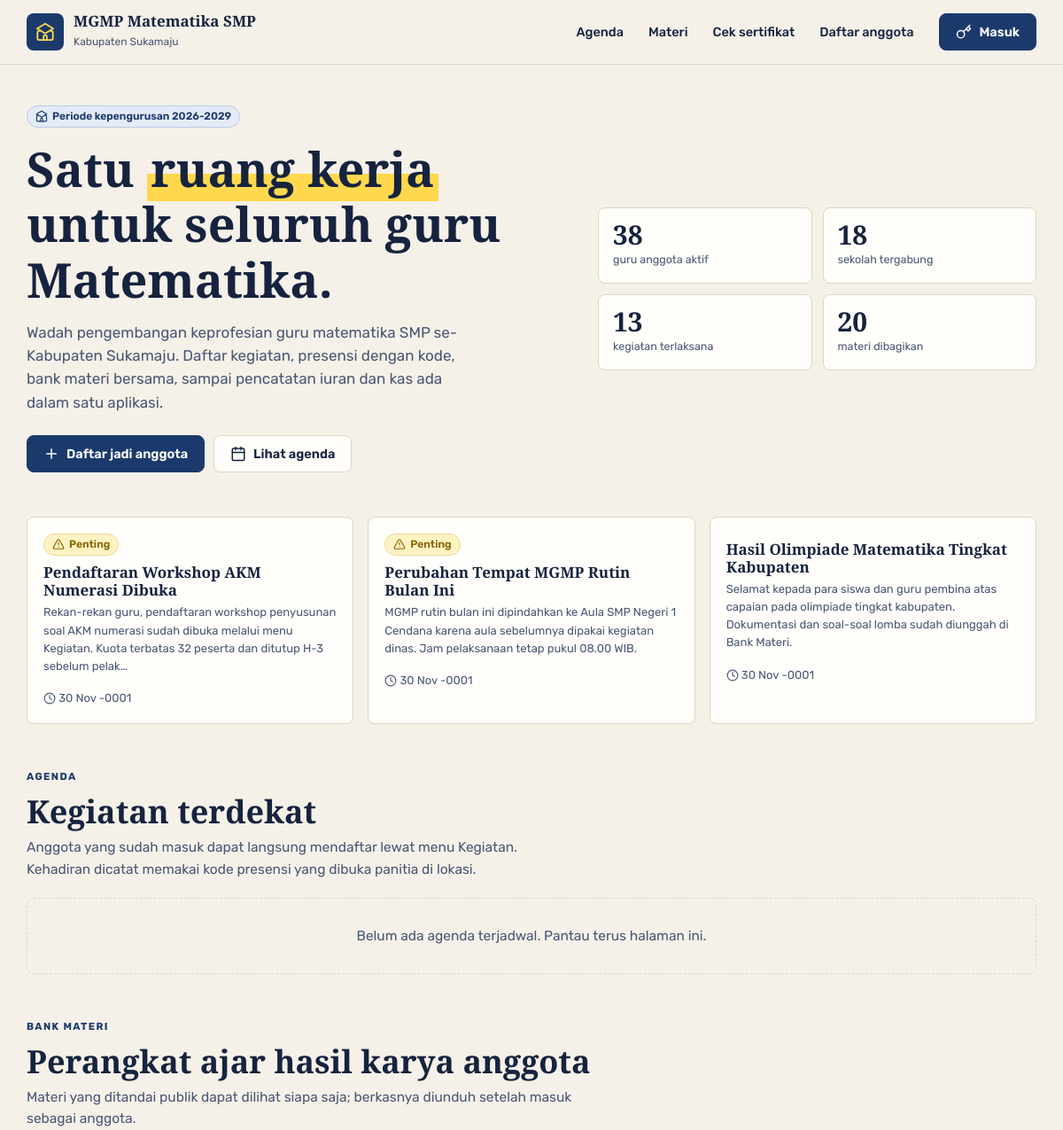
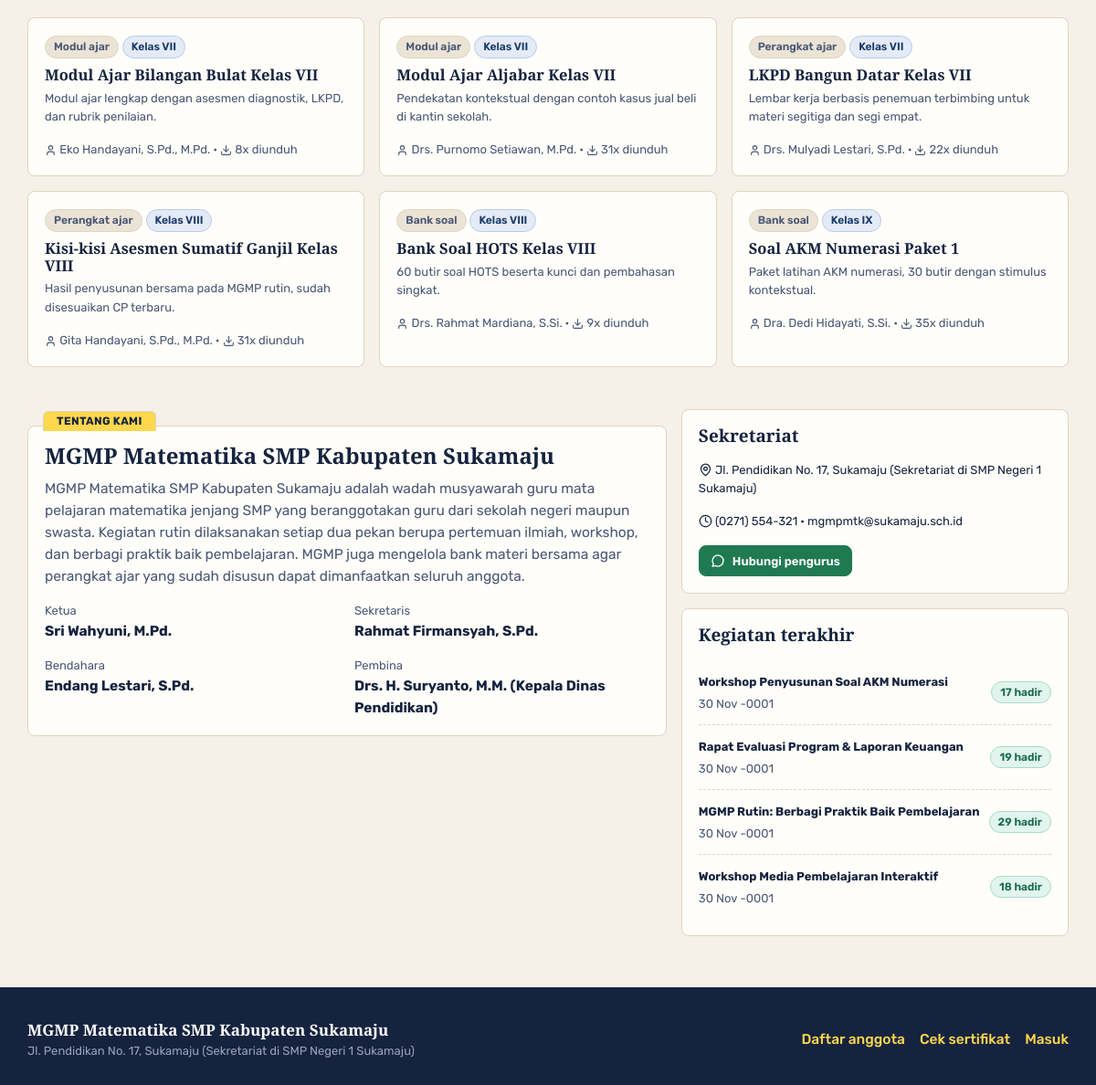
The page / on the database its author committed (2 pictures, top to bottom).
### tables this page shows
CREATE TABLE `pengaturan` (
  `id` TINYINT UNSIGNED NOT NULL PRIMARY KEY,
  `nama` VARCHAR(120) NOT NULL,
  `mapel` VARCHAR(60) NOT NULL,
  `jenjang` VARCHAR(20) NOT NULL,
  `wilayah` VARCHAR(80) NOT NULL,
  `sekretariat` VARCHAR(200) DEFAULT NULL,
  `telepon` VARCHAR(30) DEFAULT NULL,
  `email` VARCHAR(120) DEFAULT NULL,
  `whatsapp` VARCHAR(20) DEFAULT NULL,
  `ketua` VARCHAR(100) DEFAULT NULL,
  `sekretaris` VARCHAR(100) DEFAULT NULL,
  `bendahara` VARCHAR(100) DEFAULT NULL,
  `pembina` VARCHAR(100) DEFAULT NULL,
  `periode` VARCHAR(20) DEFAULT NULL,
  `iuran_bulanan` INT UNSIGNED NOT NULL DEFAULT 0,
  `menit_presensi` SMALLINT UNSIGNED NOT NULL DEFAULT 120,
  `tagline` VARCHAR(160) DEFAULT NULL,
  `tentang` TEXT,
  `logo` VARCHAR(120) DEFAULT NULL
);

CREATE TABLE `pengumuman` (
  `id` INT UNSIGNED NOT NULL AUTO_INCREMENT PRIMARY KEY,
  `judul` VARCHAR(150) NOT NULL,
  `isi` TEXT NOT NULL,
  `penting` TINYINT(1) NOT NULL DEFAULT 0,
  `publik` TINYINT(1) NOT NULL DEFAULT 1,
  `dibuat_oleh` INT UNSIGNED DEFAULT NULL,
  `created_at` DATETIME NOT NULL,
  CONSTRAINT `fk_pg_ang` FOREIGN KEY (`dibuat_oleh`) REFERENCES `anggota` (`id`) ON DELETE SET NULL
);

CREATE TABLE `materi` (
  `id` INT UNSIGNED NOT NULL AUTO_INCREMENT PRIMARY KEY,
  `judul` VARCHAR(150) NOT NULL,
  `kategori` ENUM('perangkat','modul','soal','media','regulasi','lainnya') NOT NULL DEFAULT 'perangkat',
  `kelas` VARCHAR(20) DEFAULT NULL,
  `deskripsi` TEXT,
  `file` VARCHAR(160) NOT NULL,
  `nama_asli` VARCHAR(160) NOT NULL,
  `ukuran` INT UNSIGNED NOT NULL DEFAULT 0,
  `anggota_id` INT UNSIGNED DEFAULT NULL,
  `kegiatan_id` INT UNSIGNED DEFAULT NULL,
  `status` ENUM('menunggu','disetujui','ditolak') NOT NULL DEFAULT 'menunggu',
  `publik` TINYINT(1) NOT NULL DEFAULT 0,
  `catatan` VARCHAR(200) DEFAULT NULL,
  `unduhan` INT UNSIGNED NOT NULL DEFAULT 0,
  `created_at` DATETIME NOT NULL,
  KEY `idx_status` (`status`),
  CONSTRAINT `fk_mt_ang` FOREIGN KEY (`anggota_id`) REFERENCES `anggota` (`id`) ON DELETE SET NULL,
  CONSTRAINT `fk_mt_keg` FOREIGN KEY (`kegiatan_id`) REFERENCES `kegiatan` (`id`) ON DELETE SET NULL
);

CREATE TABLE `anggota` (
  `id` INT UNSIGNED NOT NULL AUTO_INCREMENT PRIMARY KEY,
  `nuptk` VARCHAR(20) DEFAULT NULL,
  `nama` VARCHAR(100) NOT NULL,
  `email` VARCHAR(120) NOT NULL UNIQUE,
  `password` VARCHAR(255) NOT NULL,
  `no_hp` VARCHAR(20) DEFAULT NULL,
  `sekolah` VARCHAR(120) NOT NULL,
  `kecamatan` VARCHAR(60) DEFAULT NULL,
  `jabatan` VARCHAR(40) DEFAULT 'Guru Mata Pelajaran',
  `role` ENUM('ketua','sekretaris','bendahara','anggota') NOT NULL DEFAULT 'anggota',
  `status` ENUM('pending','aktif','nonaktif') NOT NULL DEFAULT 'pending',
  `catatan` VARCHAR(200) DEFAULT NULL,
  `created_at` DATETIME NOT NULL,
  KEY `idx_status` (`status`)
);

CREATE TABLE `kegiatan` (
  `id` INT UNSIGNED NOT NULL AUTO_INCREMENT PRIMARY KEY,
  `judul` VARCHAR(150) NOT NULL,
  `jenis` ENUM('rutin','workshop','iht','diklat','lomba','rapat') NOT NULL DEFAULT 'rutin',
  `tanggal` DATE NOT NULL,
  `jam_mulai` TIME NOT NULL DEFAULT '08:00:00',
  `jam_selesai` TIME NOT NULL DEFAULT '12:00:00',
  `tempat` VARCHAR(150) NOT NULL,
  `narasumber` VARCHAR(120) DEFAULT NULL,
  `kuota` SMALLINT UNSIGNED NOT NULL DEFAULT 0,
  `biaya` INT UNSIGNED NOT NULL DEFAULT 0,
  `jam_pelatihan` SMALLINT UNSIGNED NOT NULL DEFAULT 0,
  `deskripsi` TEXT,
  `status` ENUM('rencana','dibuka','selesai','batal') NOT NULL DEFAULT 'rencana',
  `kode_presensi` VARCHAR(8) DEFAULT NULL,
  `presensi_tutup` DATETIME DEFAULT NULL,
  `dibuat_oleh` INT UNSIGNED DEFAULT NULL,
  `created_at` DATETIME NOT NULL,
  KEY `idx_tanggal` (`tanggal`),
  CONSTRAINT `fk_keg_user` FOREIGN KEY (`dibuat_oleh`) REFERENCES `anggota` (`id`) ON DELETE SET NULL
);

### index.php (called while the page is built, shortened)
<?php
require __DIR__ . '/includes/bootstrap.php';
$routes = [
    'beranda'           => 'pages/beranda.php',
    'daftar'            => 'pages/daftar.php',
    'cek'               => 'pages/cek.php',
    'login'             => 'pages/login.php',
    'logout'            => 'pages/logout.php',
    'dashboard'         => 'pages/dashboard.php',
    'kegiatan'          => 'pages/kegiatan/index.php',
    'kegiatan.detail'   => 'pages/kegiatan/detail.php',
    'kegiatan.form'     => 'pages/kegiatan/form.php',
    'kegiatan.aksi'     => 'pages/kegiatan/aksi.php',
    'kegiatan.cetak'    => 'pages/kegiatan/cetak.php',
    'materi'            => 'pages/materi/index.php',
    'materi.form'       => 'pages/materi/form.php',
    'materi.aksi'       => 'pages/materi/aksi.php',
    'materi.unduh'      => 'pages/materi/unduh.php',
    'iuran'             => 'pages/iuran/index.php',
    'iuran.aksi'        => 'pages/iuran/aksi.php',
    'kas'               => 'pages/iuran/kas.php',
    'anggota'           => 'pages/anggota/index.php',
    'anggota.form'      => 'pages/anggota/form.php',
    'anggota.aksi'      => 'pages/anggota/aksi.php',
    'pengumuman'        => 'pages/pengumuman.php',
    'laporan'           => 'pages/laporan.php',
    'laporan.csv'       => 'pages/csv.php',
    'profil'            => 'pages/profil.php',
    'pengaturan'        => 'pages/pengaturan.php',
];
$page = $_GET['page'] ?? (user() ? 'dashboard' : 'beranda');
require __DIR__ . '/' . $routes[$page];

### pages/beranda.php (the view, shortened to what this page needs)
<?php
$s = setting();
$agenda = q("SELECT k.*, (SELECT COUNT(*) FROM peserta p WHERE p.kegiatan_id = k.id) peserta
             FROM kegiatan k WHERE k.status IN ('dibuka','rencana') AND k.tanggal >= CURDATE()
             ORDER BY k.tanggal LIMIT 6")->fetchAll();
$terakhir = q("SELECT k.*, (SELECT COUNT(*) FROM peserta p WHERE p.kegiatan_id = k.id AND p.status = 'hadir') hadir
               FROM kegiatan k WHERE k.status = 'selesai' ORDER BY k.tanggal DESC LIMIT 4")->fetchAll();
$materi = q("SELECT m.*, a.nama penyusun FROM materi m LEFT JOIN anggota a ON a.id = m.anggota_id
             WHERE m.status = 'disetujui' AND m.publik = 1 ORDER BY m.created_at DESC LIMIT 6")->fetchAll();
$kabar = q("SELECT * FROM pengumuman WHERE publik = 1 ORDER BY penting DESC, created_at DESC LIMIT 3")->fetchAll();
$angka = [
    'anggota' => (int) q("SELECT COUNT(*) FROM anggota WHERE status = 'aktif'")->fetchColumn(),
    'sekolah' => (int) q("SELECT COUNT(DISTINCT sekolah) FROM anggota WHERE status = 'aktif'")->fetchColumn(),
    'kegiatan' => (int) q("SELECT COUNT(*) FROM kegiatan WHERE status = 'selesai'")->fetchColumn(),
    'materi' => (int) q("SELECT COUNT(*) FROM materi WHERE status = 'disetujui'")->fetchColumn(),
];
require __DIR__ . '/../includes/pub_header.php';
?>
<section class="hero">
  <div class="wadah">
    <div>
      <span class="chip chip-biru"><?= icon('school', 14) ?> Periode kepengurusan <?= e($s['periode']) ?></span>
      <h1>Satu <span class="st">ruang kerja</span> untuk seluruh guru <?= e($s['mapel']) ?>.</h1>
      <p class="lead"><?= e($s['tagline']) ?>. Daftar kegiatan, presensi dengan kode, bank materi bersama, sampai pencatatan iuran dan kas ada dalam satu aplikasi.</p>
      <div class="aksi">
        <a class="btn" href="<?= url('daftar') ?>"><?= icon('plus', 18) ?> Daftar jadi anggota</a>
        <a class="btn putih" href="#agenda"><?= icon('calendar', 18) ?> Lihat agenda</a>
      </div>
    </div>
    <div class="angka">
      <div><b><?= $angka['anggota'] ?></b><span>guru anggota aktif</span></div>
      <div><b><?= $angka['sekolah'] ?></b><span>sekolah tergabung</span></div>
      <div><b><?= $angka['kegiatan'] ?></b><span>kegiatan terlaksana</span></div>
      <div><b><?= $angka['materi'] ?></b><span>materi dibagikan</span></div>
    </div>
  </div>
</section>
<?php if ($kabar): ?>
<section class="pub-sec" style="padding-top:10px">
  <div class="wadah">
    <div class="grid g3">
      <?php foreach ($kabar as $p): ?>
        <div class="kartu">
          <?php if ($p['penting']): ?><span class="chip chip-kuning"><?= icon('alert', 14) ?> Penting</span><?php endif; ?>
          <h3 style="font-size:17px;margin:8px 0 6px"><?= e($p['judul']) ?></h3>
          <p class="kecil muted m0"><?= e(mb_strimwidth($p['isi'], 0, 160, '…')) ?></p>
          <div class="kecil muted mt"><?= icon('clock', 14) ?> <?= tgl($p['created_at']) ?></div>
        </div>
      <?php endforeach; ?>
    </div>
  </div>
</section>
<?php endif; ?>
<section class="pub-sec" id="agenda">
  <div class="wadah">
    <div class="judul"><span class="kick">Agenda</span><h2>Kegiatan terdekat</h2><p>Anggota yang sudah masuk dapat langsung mendaftar lewat menu Kegiatan. Kehadiran dicatat memakai kode presensi yang dibuka panitia di lokasi.</p></div>
    <div class="kg">
      <?php if (!$agenda): ?><div class="kosong" style="grid-column:1/-1">Belum ada agenda terjadwal. Pantau terus halaman ini.</div><?php endif; ?>
    </div>
  </div>
</section>
<section class="pub-sec" id="materi">
  <div class="wadah">
    <div class="judul"><span class="kick">Bank materi</span><h2>Perangkat ajar hasil karya anggota</h2><p>Materi yang ditandai publik dapat dilihat siapa saja; berkasnya diunduh setelah masuk sebagai anggota.</p></div>
    <div class="grid g3">
      <?php foreach ($materi as $m): ?>
        <div class="kartu">
          <span class="chip chip-abu"><?= e(KATEGORI_MATERI[$m['kategori']]) ?></span>
          <?php if ($m['kelas']): ?> <span class="chip chip-biru">Kelas <?= e($m['kelas']) ?></span><?php endif; ?>
          <h3 style="font-size:16.5px;margin:9px 0 6px"><?= e($m['judul']) ?></h3>
          <p class="kecil muted m0"><?= e(mb_strimwidth((string) $m['deskripsi'], 0, 110, '…')) ?></p>
          <div class="kecil muted mt"><?= icon('user', 13) ?> <?= e($m['penyusun'] ?? 'Pengurus') ?> · <?= icon('download', 13) ?> <?= (int) $m['unduhan'] ?>x diunduh</div>
        </div>
      <?php endforeach; ?>
    </div>
  </div>
</section>
<section class="pub-sec">
  <div class="wadah grid g21">
    <div class="kartu map" data-tab="Tentang kami">
      <h2 style="font-size:24px"><?= e($s['nama']) ?></h2>
      <p class="muted" style="margin:10px 0 0"><?= nl2br(e($s['tentang'])) ?></p>
      <div class="grid g2 mt">
        <div><div class="kecil muted">Ketua</div><b><?= e($s['ketua']) ?></b></div>
        <div><div class="kecil muted">Sekretaris</div><b><?= e($s['sekretaris']) ?></b></div>
        <div><div class="kecil muted">Bendahara</div><b><?= e($s['bendahara']) ?></b></div>
        <div><div class="kecil muted">Pembina</div><b><?= e($s['pembina']) ?></b></div>
      </div>
    </div>
    <div style="display:grid;gap:16px">
      <div class="kartu">
        <h3>Sekretariat</h3>
        <div class="kecil mt"><?= icon('pin', 15) ?> <?= e($s['sekretariat']) ?></div>
        <div class="kecil mt"><?= icon('clock', 15) ?> <?= e($s['telepon']) ?> · <?= e($s['email']) ?></div>
        <?php if ($s['whatsapp']): ?><a class="btn hijau kecil mt" target="_blank" rel="noopener" href="<?= e(wa_link($s['whatsapp'], 'Halo pengurus ' . $s['nama'] . ', saya ingin bertanya.')) ?>"><?= icon('wa', 16) ?> Hubungi pengurus</a><?php endif; ?>
      </div>
      <div class="kartu">
        <h3>Kegiatan terakhir</h3>
        <div class="lst mt">
          <?php foreach ($terakhir as $k): ?>
            <div><span><b class="kecil"><?= e($k['judul']) ?></b><br><span class="kecil muted"><?= tgl($k['tanggal']) ?></span></span><span class="chip chip-hijau"><?= (int) $k['hadir'] ?> hadir</span></div>
          <?php endforeach; ?>
        </div>
      </div>
    </div>
  </div>
</section>
<?php require __DIR__ . '/../includes/pub_footer.php'; ?>

### includes/pub_header.php (shortened to what this page needs)
<?php $s = setting(); $flash = flash(); ?>
<!DOCTYPE html>
<html lang="id">
<head>
<link rel="stylesheet" href="assets/css/style.css">
</head>
<body>
<header class="pub-top">
  <div class="wadah">
    <a class="merek" href="<?= url('beranda') ?>"><span class="lg"><?= icon('school', 22) ?></span><span><b>MGMP <?= e($s['mapel']) ?> <?= e($s['jenjang']) ?></b><small><?= e($s['wilayah']) ?></small></span></a>
    <nav>
      <a href="<?= url('beranda') ?>#agenda">Agenda</a>
      <a href="<?= url('beranda') ?>#materi">Materi</a>
      <a href="<?= url('cek') ?>">Cek sertifikat</a>
      <a href="<?= url('daftar') ?>">Daftar anggota</a>
    </nav>
    <a class="btn" href="<?= url('login') ?>"><?= icon('key', 18) ?> Masuk</a>
  </div>
</header>

### includes/bootstrap.php (shortened to what this page needs)
<?php
function db(): PDO
{
    static $pdo = null;
    if ($pdo === null) {
        $c = require __DIR__ . '/../config/database.php';
        $dsn = "mysql:host={$c['host']};port={$c['port']};dbname={$c['database']};charset=utf8mb4";
        try {
            $pdo = new PDO($dsn, $c['username'], $c['password'], [
                PDO::ATTR_ERRMODE => PDO::ERRMODE_EXCEPTION,
                PDO::ATTR_DEFAULT_FETCH_MODE => PDO::FETCH_ASSOC,
            ]);
        } catch (PDOException $e) {
            die('<h3>Koneksi database gagal.</h3><p>Cek <b>config/database.php</b> dan pastikan database <b>'
                . htmlspecialchars($c['database']) . '</b> sudah di-import dari folder <b>database/</b>.</p>');
        }
    }
    return $pdo;
}
function q(string $sql, array $params = []): PDOStatement
{
    $st = db()->prepare($sql);
    $st->execute($params);
    return $st;
}
function e($v): string
{
    return htmlspecialchars((string) $v, ENT_QUOTES, 'UTF-8');
}
function tgl($date, bool $panjang = false): string
{
    $t = strtotime($date);
    $b = BULAN_ID[(int) date('n', $t)];
    return date('j', $t) . ' ' . ($panjang ? $b : substr($b, 0, 3)) . ' ' . date('Y', $t);
}
function url(string $page = 'dashboard', array $params = []): string
{
    return 'index.php?' . http_build_query(['page' => $page] + $params);
}
function hp_62(?string $v): string
{
    $d = preg_replace('/\D/', '', (string) $v);
    return str_starts_with($d, '0') ? '62' . substr($d, 1) : $d;
}
function wa_link(?string $hp, string $pesan = ''): string
{
    $no = hp_62($hp);
    return $no === '' ? '' : 'https://wa.me/' . $no . ($pesan !== '' ? '?text=' . rawurlencode($pesan) : '');
}
function setting(): array
{
    static $s = null;
    return $s ??= q('SELECT * FROM pengaturan WHERE id = 1')->fetch() ?: [];
}
function icon(string $name, int $size = 18): string
{
    return '<svg class="ic" width="' . $size . '" height="' . $size . '" viewBox="0 0 24 24" fill="none" stroke="currentColor" stroke-width="2" stroke-linecap="round" stroke-linejoin="round" aria-hidden="true">' . ($p[$name] ?? $p['info']) . '</svg>';
}

### includes/pub_footer.php (shortened to what this page needs)
<footer class="pub">
  <div class="wadah">
    <div><b><?= e($s['nama']) ?></b><div class="kecil" style="color:#9aa3b8"><?= e($s['sekretariat']) ?></div></div>
    <div><a href="<?= url('daftar') ?>">Daftar anggota</a><a href="<?= url('cek') ?>">Cek sertifikat</a><a href="<?= url('login') ?>">Masuk</a></div>
  </div>
</footer>
</body>
</html>

### rows shown on the page
pengaturan: mapel "Matematika", jenjang "SMP", wilayah "Kabupaten Sukamaju", periode "2026-2029", tagline "Wadah pengembangan keprofesian guru matematika SMP se-Kabupaten Sukamaju", nama "MGMP Matematika SMP Kabupaten Sukamaju", tentang "MGMP Matematika SMP Kabupaten Sukamaju adalah wadah musyawarah guru mata pelajaran matematika jenjang SMP yang beranggotakan guru dari sekolah negeri maupun swasta. Kegiatan rutin dilaksanakan setiap dua pekan berupa pertemuan ilmiah, workshop, dan berbagi praktik baik pembelajaran. MGMP juga mengelola bank materi bersama agar perangkat ajar yang sudah disusun dapat dimanfaatkan seluruh anggota.", ketua "Sri Wahyuni, M.Pd.", sekretaris "Rahmat Firmansyah, S.Pd.", bendahara "Endang Lestari, S.Pd.", pembina "Drs. H. Suryanto, M.M. (Kepala Dinas Pendidikan)", sekretariat "Jl. Pendidikan No. 17, Sukamaju (Sekretariat di SMP Negeri 1 Sukamaju)", telepon "(0271) 554-321", email "mgmpmtk@sukamaju.sch.id"
pengumuman: $size 14 (drawn), judul "Pendaftaran Workshop AKM Numerasi Dibuka", isi "Rekan-rekan guru, pendaftaran workshop penyusunan soal AKM numerasi sudah dibuka melalui menu Kegiatan. Kuota terbatas 32 peserta dan ditutup H-3 sebelum pelak…", created_at "30 Nov -0001"
pengumuman: $size 14 (drawn), judul "Perubahan Tempat MGMP Rutin Bulan Ini", isi "MGMP rutin bulan ini dipindahkan ke Aula SMP Negeri 1 Cendana karena aula sebelumnya dipakai kegiatan dinas. Jam pelaksanaan tetap pukul 08.00 WIB.", created_at "30 Nov -0001"
pengumuman: judul "Hasil Olimpiade Matematika Tingkat Kabupaten", isi "Selamat kepada para siswa dan guru pembina atas capaian pada olimpiade tingkat kabupaten. Dokumentasi dan soal-soal lomba sudah diunggah di Bank Materi.", $size 14 (drawn), created_at "30 Nov -0001"
materi: kategori "Modul ajar", kelas "VII", judul "Modul Ajar Bilangan Bulat Kelas VII", deskripsi "Modul ajar lengkap dengan asesmen diagnostik, LKPD, dan rubrik penilaian.", $size 13 (drawn), anggota.nama "Eko Handayani, S.Pd., M.Pd.", unduhan "8"
materi: kategori "Modul ajar", kelas "VII", judul "Modul Ajar Aljabar Kelas VII", deskripsi "Pendekatan kontekstual dengan contoh kasus jual beli di kantin sekolah.", $size 13 (drawn), anggota.nama "Drs. Purnomo Setiawan, M.Pd.", unduhan "31"
materi: kategori "Perangkat ajar", kelas "VII", judul "LKPD Bangun Datar Kelas VII", deskripsi "Lembar kerja berbasis penemuan terbimbing untuk materi segitiga dan segi empat.", $size 13 (drawn), anggota.nama "Drs. Mulyadi Lestari, S.Pd.", unduhan "22"
materi: kategori "Perangkat ajar", kelas "VIII", judul "Kisi-kisi Asesmen Sumatif Ganjil Kelas VIII", deskripsi "Hasil penyusunan bersama pada MGMP rutin, sudah disesuaikan CP terbaru.", $size 13 (drawn), anggota.nama "Gita Handayani, S.Pd., M.Pd.", unduhan "31"
materi: kategori "Bank soal", kelas "VIII", judul "Bank Soal HOTS Kelas VIII", deskripsi "60 butir soal HOTS beserta kunci dan pembahasan singkat.", $size 13 (drawn), anggota.nama "Drs. Rahmat Mardiana, S.Si.", unduhan "9"
materi: kategori "Bank soal", kelas "IX", judul "Soal AKM Numerasi Paket 1", deskripsi "Paket latihan AKM numerasi, 30 butir dengan stimulus kontekstual.", $size 13 (drawn), anggota.nama "Dra. Dedi Hidayati, S.Si.", unduhan "35"
kegiatan: judul "Workshop Penyusunan Soal AKM Numerasi", tanggal "30 Nov -0001", hadir "17"
kegiatan: judul "Rapat Evaluasi Program & Laporan Keuangan", tanggal "30 Nov -0001", hadir "19"
kegiatan: judul "MGMP Rutin: Berbagi Praktik Baik Pembelajaran", tanggal "30 Nov -0001", hadir "29"
kegiatan: judul "Workshop Media Pembelajaran Interaktif", tanggal "30 Nov -0001", hadir "18"

### other values the page prints
$angka['anggota'] "38"
$angka['sekolah'] "18"
$angka['kegiatan'] "13"
$angka['materi'] "20"
